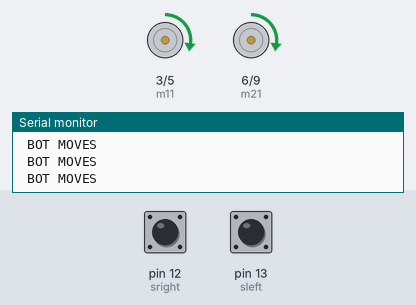
Simulated run of this sketch. Board: Arduino Uno, built with avr-gcc and run on an emulated ATmega328P. On the bench: motor-driver pin pairs drawn as motors (green arrow = first pin HIGH = forward, orange = second pin HIGH = backward, longer = more drive), the last lines printed to the serial monitor. The inputs (shaded band) are chosen by the test bench; at power-on: pin 12 (sright) HIGH, pin 13 (sleft) HIGH.

Above: at 1.2 s.
1.3 s: pin 12 (sright) pulled LOW for 0.15 s
At 1.38 s:
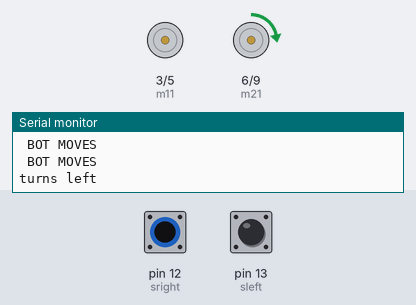
2.9 s: pin 13 (sleft) pulled LOW for 0.15 s
At 3.6 s:
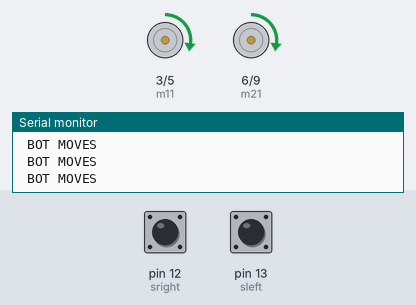
4.5 s: pin 13 (sleft) pulled LOW for 3.2 s
At 5.7 s:
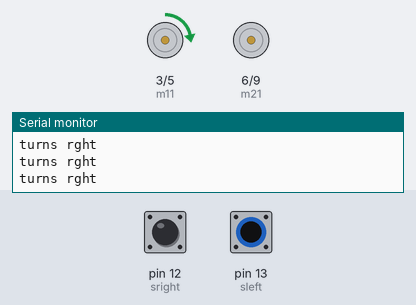
10.7 s: pin 12 (sright) pulled LOW for 3.2 s
At 14.4 s:
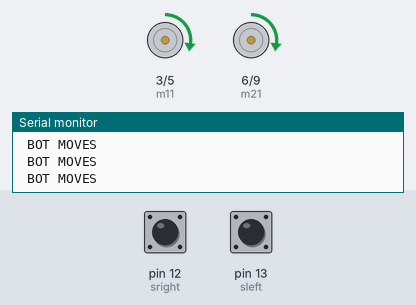
16.9 s: pin 12 (sright) driven LOW and pin 13 (sleft) driven LOW
18.8 s: pin 12 (sright) driven HIGH
At 19.1 s:
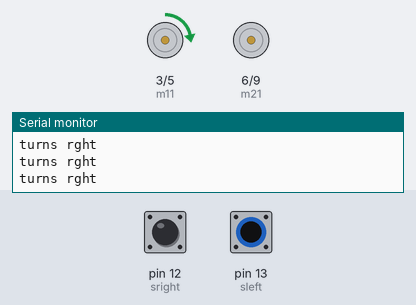
Timing chart, 0 to 21.8 s (numbered marks = the images above; inputs shaded):
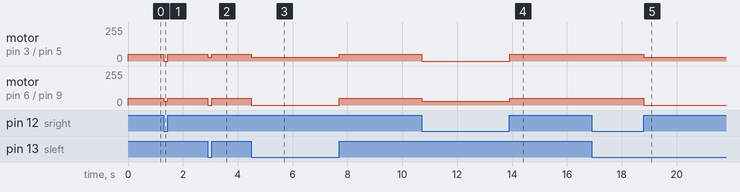

Measured:
- after the input at 1.3 s, motor on pin 3 (m11) / pin 5 (m12): forward 50/255 → stopped at once, → forward 50/255 0.15 s later; motor on pin 6 (m21) / pin 9 (m22): forward 50/255 → forward 30/255 at once, → forward 50/255 0.15 s later
- after the input at 2.9 s, motor on pin 3 (m11) / pin 5 (m12): forward 50/255 → forward 30/255 at once, → forward 50/255 0.15 s later; motor on pin 6 (m21) / pin 9 (m22): forward 50/255 → stopped at once, → forward 50/255 0.15 s later
- after the input at 4.5 s, motor on pin 3 (m11) / pin 5 (m12): forward 50/255 → forward 30/255 at once, → forward 50/255 3.2 s later; motor on pin 6 (m21) / pin 9 (m22): forward 50/255 → stopped at once, → forward 50/255 3.2 s later
- after the input at 10.7 s, motor on pin 3 (m11) / pin 5 (m12): forward 50/255 → stopped at once, → forward 50/255 3.2 s later; motor on pin 6 (m21) / pin 9 (m22): forward 50/255 → forward 30/255 at once, → forward 50/255 3.2 s later
- after the input at 18.8 s, motor on pin 3 (m11) / pin 5 (m12): forward 50/255 → forward 30/255 at once; motor on pin 6 (m21) / pin 9 (m22): forward 50/255 → stopped at once

The sketch:

line_follower_ir_.ino
```cpp
int sright=12;
int sleft=13;
int m11=3;//lft fwd
int m12=5;//lft bcwd
int m21=6;//right fwd
int m22=9;//right bkwd

void setup() {
pinMode(sright,INPUT);
pinMode(sleft,INPUT);
pinMode(m11,OUTPUT);
pinMode(m12,OUTPUT);
pinMode(m21,OUTPUT);
pinMode(m22,OUTPUT);
Serial.begin(9600);

}

void loop() {
   int a=digitalRead(sleft);
   int b=digitalRead(sright);

   if(a==LOW && b==LOW)
   {
    analogWrite(m11,50);
    analogWrite(m12,0);
    analogWrite(m21,50);
    analogWrite(m22,0);
    Serial.println("fwd moves");
   }

   else if(a==LOW && b==HIGH)
   {
    analogWrite(m11,30);
    analogWrite(m12,0);
    analogWrite(m21,0);
    analogWrite(m22,0);
    Serial.println("turns rght");
    }


else if(a==HIGH &&b==LOW)
   {
     analogWrite(m11,0);
    analogWrite(m12,0);
    analogWrite(m21,30);
    analogWrite(m22,0);
    Serial.println("turns left");
    }

   else if(a==HIGH &&b==HIGH)
   {
     analogWrite(m11,50);
    analogWrite(m12,0);
    analogWrite(m21,50);
    analogWrite(m22,0);
    Serial.println(" BOT MOVES");//high=blackline
    }


}
```
